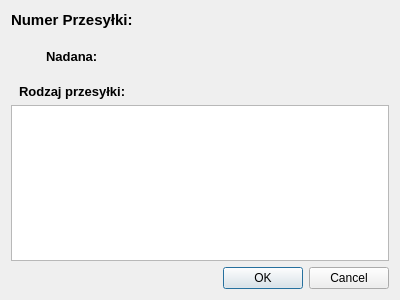
<?xml version="1.0" encoding="UTF-8"?>
<ui version="4.0">
 <class>InfoPackageInPost</class>
 <widget class="QDialog" name="InfoPackageInPost">
  <property name="geometry">
   <rect>
    <x>0</x>
    <y>0</y>
    <width>400</width>
    <height>300</height>
   </rect>
  </property>
  <property name="windowTitle">
   <string>Dialog</string>
  </property>
  <layout class="QVBoxLayout" name="verticalLayout">
   <item>
    <layout class="QFormLayout" name="formLayout">
     <property name="sizeConstraint">
      <enum>QLayout::SetDefaultConstraint</enum>
     </property>
     <property name="fieldGrowthPolicy">
      <enum>QFormLayout::AllNonFixedFieldsGrow</enum>
     </property>
     <property name="rowWrapPolicy">
      <enum>QFormLayout::DontWrapRows</enum>
     </property>
     <property name="labelAlignment">
      <set>Qt::AlignCenter</set>
     </property>
     <property name="formAlignment">
      <set>Qt::AlignHCenter|Qt::AlignTop</set>
     </property>
     <property name="horizontalSpacing">
      <number>30</number>
     </property>
     <property name="verticalSpacing">
      <number>20</number>
     </property>
     <property name="rightMargin">
      <number>0</number>
     </property>
     <item row="0" column="0">
      <widget class="QLabel" name="label">
       <property name="font">
        <font>
         <pointsize>11</pointsize>
         <weight>75</weight>
         <bold>true</bold>
        </font>
       </property>
       <property name="text">
        <string>Numer Przesyłki:</string>
       </property>
      </widget>
     </item>
     <item row="1" column="0">
      <widget class="QLabel" name="label_2">
       <property name="enabled">
        <bool>true</bool>
       </property>
       <property name="font">
        <font>
         <pointsize>10</pointsize>
         <weight>75</weight>
         <bold>true</bold>
        </font>
       </property>
       <property name="text">
        <string>Nadana:</string>
       </property>
       <property name="alignment">
        <set>Qt::AlignLeading|Qt::AlignLeft|Qt::AlignVCenter</set>
       </property>
      </widget>
     </item>
     <item row="0" column="1">
      <widget class="QLabel" name="numer">
       <property name="font">
        <font>
         <pointsize>10</pointsize>
        </font>
       </property>
       <property name="text">
        <string/>
       </property>
      </widget>
     </item>
     <item row="1" column="1">
      <widget class="QLabel" name="nadana">
       <property name="enabled">
        <bool>true</bool>
       </property>
       <property name="text">
        <string/>
       </property>
       <property name="alignment">
        <set>Qt::AlignLeading|Qt::AlignLeft|Qt::AlignVCenter</set>
       </property>
      </widget>
     </item>
     <item row="2" column="0">
      <widget class="QLabel" name="label_5">
       <property name="font">
        <font>
         <pointsize>10</pointsize>
         <weight>75</weight>
         <bold>true</bold>
        </font>
       </property>
       <property name="text">
        <string>Rodzaj przesyłki:</string>
       </property>
      </widget>
     </item>
     <item row="2" column="1">
      <widget class="QLabel" name="rodzaj">
       <property name="text">
        <string/>
       </property>
      </widget>
     </item>
    </layout>
   </item>
   <item>
    <widget class="QTableView" name="tableView"/>
   </item>
   <item>
    <widget class="QDialogButtonBox" name="buttonBox">
     <property name="orientation">
      <enum>Qt::Horizontal</enum>
     </property>
     <property name="standardButtons">
      <set>QDialogButtonBox::Cancel|QDialogButtonBox::Ok</set>
     </property>
    </widget>
   </item>
  </layout>
 </widget>
 <resources/>
 <connections>
  <connection>
   <sender>buttonBox</sender>
   <signal>accepted()</signal>
   <receiver>InfoPackageInPost</receiver>
   <slot>accept()</slot>
   <hints>
    <hint type="sourcelabel">
     <x>248</x>
     <y>254</y>
    </hint>
    <hint type="destinationlabel">
     <x>157</x>
     <y>274</y>
    </hint>
   </hints>
  </connection>
  <connection>
   <sender>buttonBox</sender>
   <signal>rejected()</signal>
   <receiver>InfoPackageInPost</receiver>
   <slot>reject()</slot>
   <hints>
    <hint type="sourcelabel">
     <x>316</x>
     <y>260</y>
    </hint>
    <hint type="destinationlabel">
     <x>286</x>
     <y>274</y>
    </hint>
   </hints>
  </connection>
 </connections>
</ui>
